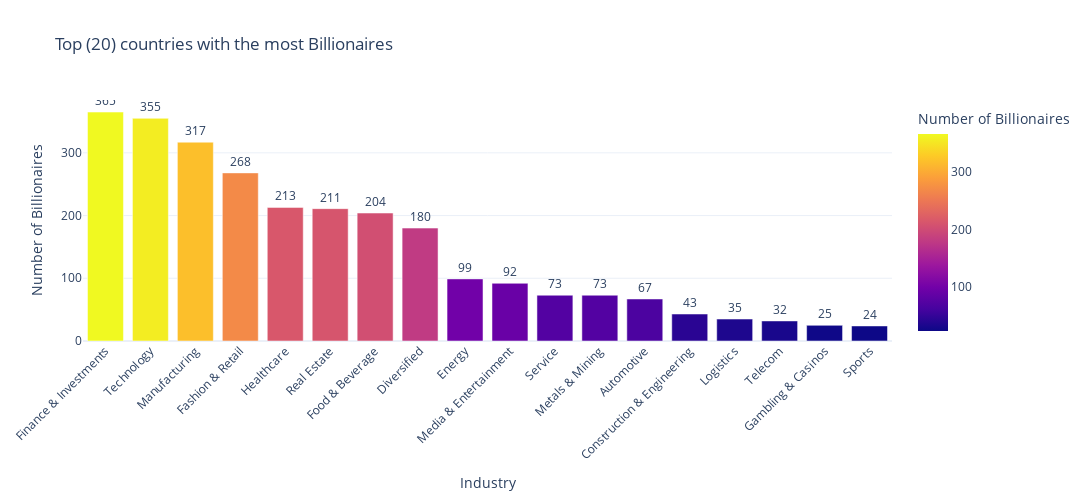

Notebook source saved alongside this figure:
### Markdown cell above
##### This bar chart showcases the top 20 countries with the highest number of billionaires. The United States stands out significantly, with 720 billionaires, showcasing its dominance in wealth accumulation driven by industries such as technology, finance, and retail. China follows with 610 billionaires, highlighting its rapid economic growth and the emergence of wealth in sectors like technology and manufacturing. India ranks third with 134 billionaires, reflecting its growing economy and success in technology and pharmaceuticals. Other countries, such as Russia and Germany, maintain a notable billionaire presence due to strong natural resources and industrial sectors. The chart demonstrates that while wealth is concentrated in a few major economies, smaller nations also contribute significantly to the global billionaire count, indicating diverse opportunities for wealth creation across regions.

### Code cell
# Top Industries with most billionaires
top_industries = df['Industry'].value_counts().head(20).reset_index()
top_industries.columns = ['Industry', 'Number of Billionaires']
fig = px.bar(
    top_industries,
    x = 'Industry',
    y = 'Number of Billionaires',
    text = 'Number of Billionaires',
    color = 'Number of Billionaires',
    title = 'Top (20) countries with the most Billionaires',
    labels={'Number of Billionaires': 'Number of Billionaires'}
)

fig.update_traces(textposition='outside')
fig.update_layout(template='plotly_white', 
                  xaxis_tickangle=-45,
                  height = 500,
                  width = 1500)
fig.show()

### Figure 1 — Plotly figure (JSON) as saved in the notebook; plotly's stock layout.template omitted (floating-point values rounded to 4 significant figures)
{"data": [{"hovertemplate": "Industry=%{x}<br>Number of Billionaires=%{marker.color}<extra></extra>", "legendgroup": "", "marker": {"color": [365, 355, 317, 268, 213, 211, 204, 180, 99, 92, 73, 73, 67, 43, 35, 32, 25, 24], "coloraxis": "coloraxis", "pattern": {"shape": ""}}, "name": "", "orientation": "v", "showlegend": false, "text": [365.0, 355.0, 317.0, 268.0, 213.0, 211.0, 204.0, 180.0, 99.0, 92.0, 73.0, 73.0, 67.0, 43.0, 35.0, 32.0, 25.0, 24.0], "textposition": "outside", "type": "bar", "x": ["Finance & Investments", "Technology", "Manufacturing", "Fashion & Retail", "Healthcare", "Real Estate", "Food & Beverage", "Diversified", "Energy", "Media & Entertainment", "Service", "Metals & Mining", "Automotive", "Construction & Engineering", "Logistics", "Telecom", "Gambling & Casinos", "Sports"], "xaxis": "x", "y": [365, 355, 317, 268, 213, 211, 204, 180, 99, 92, 73, 73, 67, 43, 35, 32, 25, 24], "yaxis": "y"}], "layout": {"barmode": "relative", "coloraxis": {"colorbar": {"title": {"text": "Number of Billionaires"}}, "colorscale": [[0, "#0d0887"], [0.1111, "#46039f"], [0.2222, "#7201a8"], [0.3333, "#9c179e"], [0.4444, "#bd3786"], [0.5556, "#d8576b"], [0.6667, "#ed7953"], [0.7778, "#fb9f3a"], [0.8889, "#fdca26"], [1, "#f0f921"]]}, "height": 500, "legend": {"tracegroupgap": 0}, "title": {"text": "Top (20) countries with the most Billionaires"}, "width": 1500, "xaxis": {"anchor": "y", "domain": [0, 1], "tickangle": -45, "title": {"text": "Industry"}}, "yaxis": {"anchor": "x", "domain": [0, 1], "title": {"text": "Number of Billionaires"}}}}
